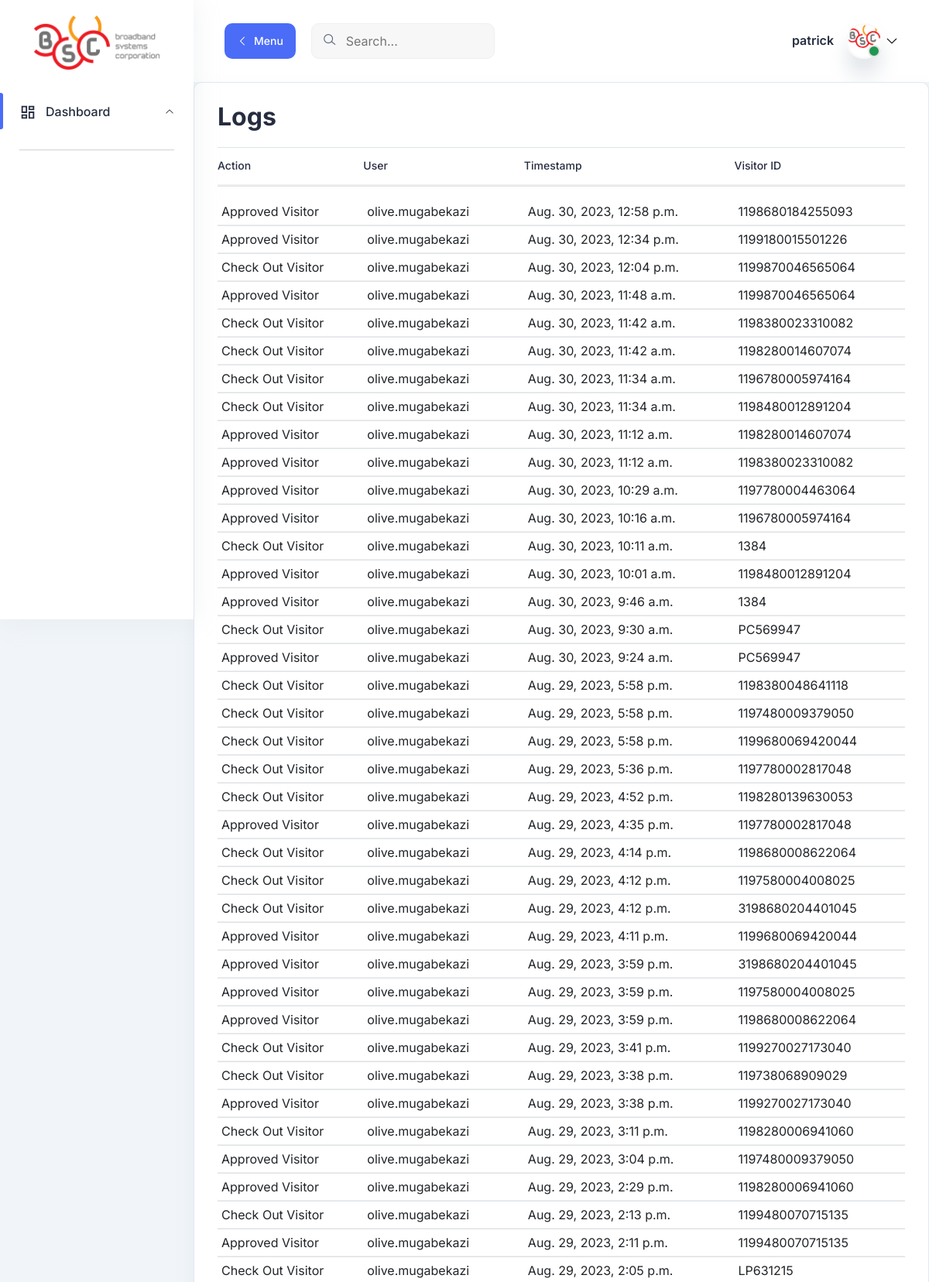
/logs/ (signed in, upper part), run on the app's committed database.
### records/models.py (models this page shows, shortened)
class Log(models.Model):
    action_choices = [
        ('APPROVE', 'Approved Visitor'),
        ('CHECKOUT', 'Check Out Visitor'),
        ('DECLINE', 'Declined Visitor'),
        ('RECORD', 'Recorded a Visitor')
    ]
    action = models.CharField(max_length=20, choices=action_choices)
    user = models.ForeignKey(User, on_delete=models.SET_NULL, null=True)
    timestamp = models.DateTimeField(auto_now_add=True)
    visitor_id = models.CharField(max_length=100, blank=True, null=True)

### records/views.py (the view)
# urls.py: path('logs/', views.logs, name='logs'),
@login_required
def logs(request):
    logs = Log.objects.all().order_by('-timestamp')
    context = {'logs': logs}
    return render(request, 'records/logs.html', context)

### records/templates/records/logs.html (shortened to what this page needs)
{% extends "base.html" %}
{% load static %}
{% block content %}
<main class="main-wrapper">
<header class="header">
    <div class="container-fluid">
      <div class="row">
        <div class="col-lg-5 col-md-5 col-6">
          <div class="header-left d-flex align-items-center">
            <div class="menu-toggle-btn mr-20">
              <button
                id="menu-toggle"
                class="main-btn primary-btn btn-hover"
              >
                <i class="lni lni-chevron-left me-2"></i> Menu
              </button>
            </div>
            <div class="header-search d-none d-md-flex">
              <form action="#">
                <input type="text" placeholder="Search..." />
                <button><i class="lni lni-search-alt"></i></button>
              </form>
            </div>
          </div>
        </div>
        <div class="col-lg-7 col-md-7 col-6">
          <div class="header-right">
            <div class="profile-box ml-15">
              <button
                class="dropdown-toggle bg-transparent border-0"
                type="button"
                id="profile"
                data-bs-toggle="dropdown"
                aria-expanded="false"
              >
                <div class="profile-info">
                  <div class="info">
                    {% if user.is_authenticated %}
                    <h6>{{ user.username }}</h6>
                    {% endif %}
                    <div class="image">
                      <img
                        src="{% static 'icon.png' %}"
                        alt=""
                      />
                      <span class="status"></span>
                    </div>
                  </div>
                </div>
                <i class="lni lni-chevron-down"></i>
              </button>
            </div>
          </div>
        </div>
      </div>
    </div>
  </header>
<section class="table-components">
        <div class="tables-wrapper">
        <div class="row">
            <div class="col-lg-12">
            <div class="card-style mb-30">
                <h1 class="mb-10">Logs</h1>
                <div class="table-wrapper table-responsive">
                <table id="movement" class="table">
                    <thead>
                    <tr>
                        <th><h6>Action</h6></th>
                        <th><h6>User</h6></th>
                        <th><h6>Timestamp</h6></th>
                        <th><h6>Visitor ID</h6></th>
                    </tr>
                    </thead>
                    <tbody>
                            {% for log in logs %}
                            <tr>
                              <td class="min-width">{{ log.get_action_display }}</td>
                              <td class="min-width">{{ log.user.username }}</td>
                              <td class="min-width">{{ log.timestamp }}</td>
                              <td class="min-width">{{ log.visitor_id }}</td>
                            </tr>
                            {% endfor %}
                    </tbody>
                </table>
                </div>
            </div>
            </div>
    </div>
    </div>
</section>
</main>
{% endblock content %}

### static/assets/css/fullcalendar.css (style rules this page uses)
:root { --fc-daygrid-event-dot-width:8px;--fc-list-event-dot-width:10px;--fc-list-event-hover-bg-color:#f5f5f5 }

### data on the page
Log: action "Approved Visitor", user.username "olive.mugabekazi", timestamp "Aug. 30, 2023, 12:58 p.m.", visitor_id "1198680184255093"
Log: action "Approved Visitor", user.username "olive.mugabekazi", timestamp "Aug. 30, 2023, 12:34 p.m.", visitor_id "1199180015501226"
Log: action "Check Out Visitor", user.username "olive.mugabekazi", timestamp "Aug. 30, 2023, 12:04 p.m.", visitor_id "1199870046565064"
Log: action "Approved Visitor", user.username "olive.mugabekazi", timestamp "Aug. 30, 2023, 11:48 a.m.", visitor_id "1199870046565064"
Log: action "Check Out Visitor", user.username "olive.mugabekazi", timestamp "Aug. 30, 2023, 11:42 a.m.", visitor_id "1198380023310082"
Log: action "Check Out Visitor", user.username "olive.mugabekazi", timestamp "Aug. 30, 2023, 11:42 a.m.", visitor_id "1198280014607074"
Log: action "Check Out Visitor", user.username "olive.mugabekazi", timestamp "Aug. 30, 2023, 11:34 a.m.", visitor_id "1196780005974164"
Log: action "Check Out Visitor", user.username "olive.mugabekazi", timestamp "Aug. 30, 2023, 11:34 a.m.", visitor_id "1198480012891204"
Log: action "Approved Visitor", user.username "olive.mugabekazi", timestamp "Aug. 30, 2023, 11:12 a.m.", visitor_id "1198280014607074"
Log: action "Approved Visitor", user.username "olive.mugabekazi", timestamp "Aug. 30, 2023, 11:12 a.m.", visitor_id "1198380023310082"
Log: action "Approved Visitor", user.username "olive.mugabekazi", timestamp "Aug. 30, 2023, 10:29 a.m.", visitor_id "1197780004463064"
Log: action "Approved Visitor", user.username "olive.mugabekazi", timestamp "Aug. 30, 2023, 10:16 a.m.", visitor_id "1196780005974164"
Log: action "Check Out Visitor", user.username "olive.mugabekazi", timestamp "Aug. 30, 2023, 10:11 a.m.", visitor_id "1384"
Log: action "Approved Visitor", user.username "olive.mugabekazi", timestamp "Aug. 30, 2023, 10:01 a.m.", visitor_id "1198480012891204"
Log: action "Approved Visitor", user.username "olive.mugabekazi", timestamp "Aug. 30, 2023, 9:46 a.m.", visitor_id "1384"
Log: action "Check Out Visitor", user.username "olive.mugabekazi", timestamp "Aug. 30, 2023, 9:30 a.m.", visitor_id "PC569947"
Log: action "Approved Visitor", user.username "olive.mugabekazi", timestamp "Aug. 30, 2023, 9:24 a.m.", visitor_id "PC569947"
Log: action "Check Out Visitor", user.username "olive.mugabekazi", timestamp "Aug. 29, 2023, 5:58 p.m.", visitor_id "1198380048641118"
Log: action "Check Out Visitor", user.username "olive.mugabekazi", timestamp "Aug. 29, 2023, 5:58 p.m.", visitor_id "1197480009379050"
Log: action "Check Out Visitor", user.username "olive.mugabekazi", timestamp "Aug. 29, 2023, 5:58 p.m.", visitor_id "1199680069420044"
Log: action "Check Out Visitor", user.username "olive.mugabekazi", timestamp "Aug. 29, 2023, 5:36 p.m.", visitor_id "1197780002817048"
Log: action "Check Out Visitor", user.username "olive.mugabekazi", timestamp "Aug. 29, 2023, 4:52 p.m.", visitor_id "1198280139630053"
Log: action "Approved Visitor", user.username "olive.mugabekazi", timestamp "Aug. 29, 2023, 4:35 p.m.", visitor_id "1197780002817048"
Log: action "Check Out Visitor", user.username "olive.mugabekazi", timestamp "Aug. 29, 2023, 4:14 p.m.", visitor_id "1198680008622064"
Log: action "Check Out Visitor", user.username "olive.mugabekazi", timestamp "Aug. 29, 2023, 4:12 p.m.", visitor_id "1197580004008025"
Log: action "Check Out Visitor", user.username "olive.mugabekazi", timestamp "Aug. 29, 2023, 4:12 p.m.", visitor_id "3198680204401045"
Log: action "Approved Visitor", user.username "olive.mugabekazi", timestamp "Aug. 29, 2023, 4:11 p.m.", visitor_id "1199680069420044"
Log: action "Approved Visitor", user.username "olive.mugabekazi", timestamp "Aug. 29, 2023, 3:59 p.m.", visitor_id "3198680204401045"
Log: action "Approved Visitor", user.username "olive.mugabekazi", timestamp "Aug. 29, 2023, 3:59 p.m.", visitor_id "1197580004008025"
Log: action "Approved Visitor", user.username "olive.mugabekazi", timestamp "Aug. 29, 2023, 3:59 p.m.", visitor_id "1198680008622064"
Log: action "Check Out Visitor", user.username "olive.mugabekazi", timestamp "Aug. 29, 2023, 3:41 p.m.", visitor_id "1199270027173040"
Log: action "Check Out Visitor", user.username "olive.mugabekazi", timestamp "Aug. 29, 2023, 3:38 p.m.", visitor_id "119738068909029"
Log: action "Approved Visitor", user.username "olive.mugabekazi", timestamp "Aug. 29, 2023, 3:38 p.m.", visitor_id "1199270027173040"
Log: action "Check Out Visitor", user.username "olive.mugabekazi", timestamp "Aug. 29, 2023, 3:11 p.m.", visitor_id "1198280006941060"
Log: action "Approved Visitor", user.username "olive.mugabekazi", timestamp "Aug. 29, 2023, 3:04 p.m.", visitor_id "1197480009379050"
Log: action "Approved Visitor", user.username "olive.mugabekazi", timestamp "Aug. 29, 2023, 2:29 p.m.", visitor_id "1198280006941060"
Log: action "Check Out Visitor", user.username "olive.mugabekazi", timestamp "Aug. 29, 2023, 2:13 p.m.", visitor_id "1199480070715135"
Log: action "Approved Visitor", user.username "olive.mugabekazi", timestamp "Aug. 29, 2023, 2:11 p.m.", visitor_id "1199480070715135"
Log: action "Check Out Visitor", user.username "olive.mugabekazi", timestamp "Aug. 29, 2023, 2:05 p.m.", visitor_id "LP631215"

### other printed values
{{ user.username }} "patrick"
